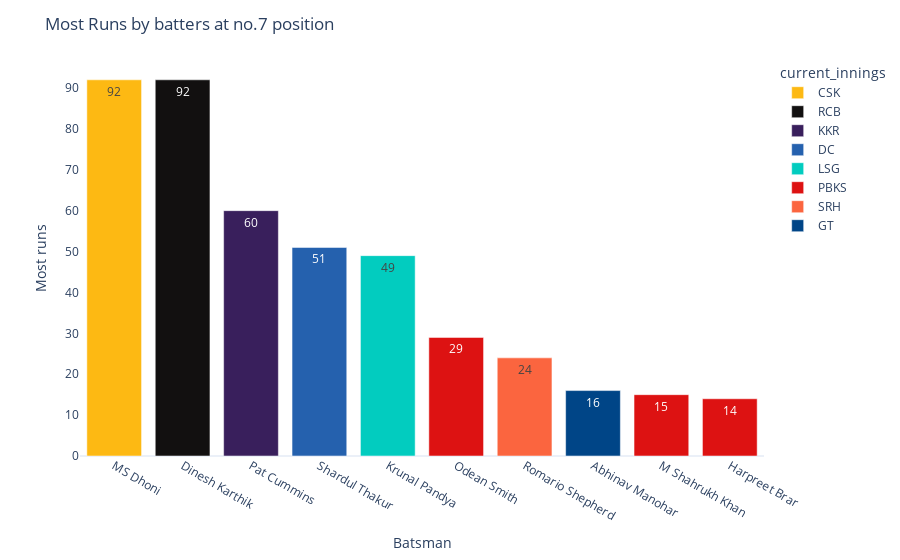

Notebook cell for this chart:
### Code cell
plot_batting_chart_by_pos(6,'Most Runs by batters at no.7 position')

### Figure 1 — Plotly figure (JSON) as saved in the notebook; plotly's stock layout.template omitted (floating-point values rounded to 4 significant figures)
{"data": [{"alignmentgroup": "True", "hovertemplate": "current_innings=CSK<br>fullName=%{x}<br>Most runs=%{text}<extra></extra>", "legendgroup": "CSK", "marker": {"color": "#fdb913"}, "name": "CSK", "offsetgroup": "CSK", "orientation": "v", "showlegend": true, "text": [92.0], "textposition": "auto", "type": "bar", "x": ["MS Dhoni"], "xaxis": "x", "y": [92], "yaxis": "y"}, {"alignmentgroup": "True", "hovertemplate": "current_innings=RCB<br>fullName=%{x}<br>Most runs=%{text}<extra></extra>", "legendgroup": "RCB", "marker": {"color": "#121010"}, "name": "RCB", "offsetgroup": "RCB", "orientation": "v", "showlegend": true, "text": [92.0], "textposition": "auto", "type": "bar", "x": ["Dinesh Karthik"], "xaxis": "x", "y": [92], "yaxis": "y"}, {"alignmentgroup": "True", "hovertemplate": "current_innings=KKR<br>fullName=%{x}<br>Most runs=%{text}<extra></extra>", "legendgroup": "KKR", "marker": {"color": "#391F5C"}, "name": "KKR", "offsetgroup": "KKR", "orientation": "v", "showlegend": true, "text": [60.0], "textposition": "auto", "type": "bar", "x": ["Pat Cummins"], "xaxis": "x", "y": [60], "yaxis": "y"}, {"alignmentgroup": "True", "hovertemplate": "current_innings=DC<br>fullName=%{x}<br>Most runs=%{text}<extra></extra>", "legendgroup": "DC", "marker": {"color": "#2561AE"}, "name": "DC", "offsetgroup": "DC", "orientation": "v", "showlegend": true, "text": [51.0], "textposition": "auto", "type": "bar", "x": ["Shardul Thakur"], "xaxis": "x", "y": [51], "yaxis": "y"}, {"alignmentgroup": "True", "hovertemplate": "current_innings=LSG<br>fullName=%{x}<br>Most runs=%{text}<extra></extra>", "legendgroup": "LSG", "marker": {"color": "#02ccbf"}, "name": "LSG", "offsetgroup": "LSG", "orientation": "v", "showlegend": true, "text": [49.0], "textposition": "auto", "type": "bar", "x": ["Krunal Pandya"], "xaxis": "x", "y": [49], "yaxis": "y"}, {"alignmentgroup": "True", "hovertemplate": "current_innings=PBKS<br>fullName=%{x}<br>Most runs=%{text}<extra></extra>", "legendgroup": "PBKS", "marker": {"color": "#dd1212"}, "name": "PBKS", "offsetgroup": "PBKS", "orientation": "v", "showlegend": true, "text": [29.0, 15.0, 14.0], "textposition": "auto", "type": "bar", "x": ["Odean Smith", "M Shahrukh Khan", "Harpreet Brar"], "xaxis": "x", "y": [29, 15, 14], "yaxis": "y"}, {"alignmentgroup": "True", "hovertemplate": "current_innings=SRH<br>fullName=%{x}<br>Most runs=%{text}<extra></extra>", "legendgroup": "SRH", "marker": {"color": "#fb653f"}, "name": "SRH", "offsetgroup": "SRH", "orientation": "v", "showlegend": true, "text": [24.0], "textposition": "auto", "type": "bar", "x": ["Romario Shepherd"], "xaxis": "x", "y": [24], "yaxis": "y"}, {"alignmentgroup": "True", "hovertemplate": "current_innings=GT<br>fullName=%{x}<br>Most runs=%{text}<extra></extra>", "legendgroup": "GT", "marker": {"color": "#004587"}, "name": "GT", "offsetgroup": "GT", "orientation": "v", "showlegend": true, "text": [16.0], "textposition": "auto", "type": "bar", "x": ["Abhinav Manohar"], "xaxis": "x", "y": [16], "yaxis": "y"}], "layout": {"barmode": "relative", "legend": {"title": {"text": "current_innings"}, "tracegroupgap": 0}, "margin": {"t": 60}, "title": {"text": "Most Runs by batters at no.7 position"}, "xaxis": {"anchor": "y", "categoryarray": ["MS Dhoni", "Dinesh Karthik", "Pat Cummins", "Shardul Thakur", "Krunal Pandya", "Odean Smith", "Romario Shepherd", "Abhinav Manohar", "M Shahrukh Khan", "Harpreet Brar"], "categoryorder": "array", "domain": [0.0, 1.0], "showgrid": false, "title": {"text": "Batsman"}}, "yaxis": {"anchor": "x", "domain": [0.0, 1.0], "showgrid": false, "title": {"text": "Most runs"}}}}
